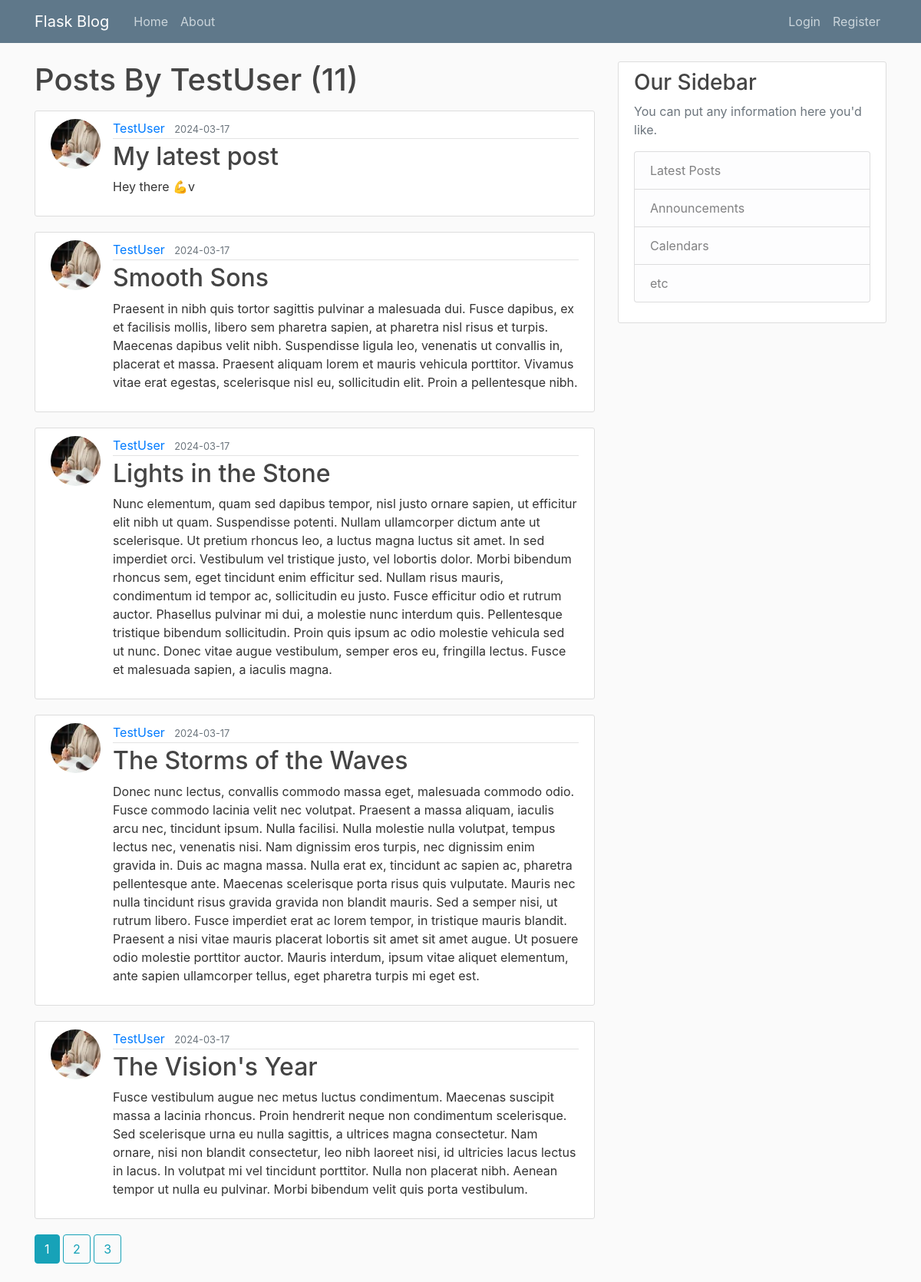
Page /user/TestUser on the committed database.
### flaskblog/models.py (models this page shows, shortened)
class User(db.Model, UserMixin):
    id = db.Column(db.Integer, primary_key=True)
    username = db.Column(db.String(20), unique=True, nullable=False)
    email = db.Column(db.String(120), unique=True, nullable=False)
    image_file = db.Column(db.String(20), nullable=False, default='default.jpg')
    password = db.Column(db.String(60), nullable=False)
    posts = db.relationship('Post', backref='author', lazy=True)

class Post(db.Model):
    id = db.Column(db.Integer, primary_key=True)
    title = db.Column(db.String(100), nullable=False)
    date_posted = db.Column(db.DateTime, nullable=False, default=datetime.utcnow)
    content = db.Column(db.Text, nullable=False)
    user_id = db.Column(db.Integer, db.ForeignKey('user.id'), nullable=False)

### flaskblog/users/routes.py (the view)
@users.route("/user/<string:username>")
def user_posts(username):
    page = request.args.get('page', 1, type=int)
    user = User.query.filter_by(username=username).first_or_404()
    posts = Post.query.filter_by(author=user)\
        .order_by(Post.date_posted.desc())\
        .paginate(page=page, per_page=5)
    return render_template('user_posts.html', posts=posts, user=user)

### flaskblog/templates/user_posts.html
{% extends "layout.html" %}
{% block content %}
   <h1 class="mb-3">Posts By {{ user.username }} ({{ posts.total }})</h1>
   {% for post in posts.items %}
       <article class="media content-section">
           <img class="rounded-circle article-img" src="{{ url_for('static', filename='profile_pics/' + post.author.image_file) }}">
          <div class="media-body">
            <div class="article-metadata">
              <a class="mr-2" href="{{ url_for('users.user_posts', username=post.author.username) }}">{{ post.author.username }}</a>
              <small class="text-muted">{{ post.date_posted.strftime('%Y-%m-%d') }}</small>
            </div>
            <h2><a class="article-title" href="{{ url_for('posts.post', post_id=post.id) }}">{{ post.title }}</a></h2>
            <p class="article-content">{{ post.content }}</p>
          </div>
       </article>
   {% endfor %}
   {% for page_num in posts.iter_pages(left_edge=1, right_edge=1, left_current=1, right_current=2) %}
       {% if page_num %}
           {% if posts.page == page_num %}
              <a class="btn btn-info mb-4" href="{{ url_for('users.user_posts', username=user.username,  page=page_num) }}">{{ page_num }}</a>
           {% else %}
              <a class="btn btn-outline-info mb-4" href="{{ url_for('main.home', username=user.username, page=page_num) }}">{{ page_num }}</a>
           {% endif %}
       {% else %}
         ...
       {% endif %}
   {% endfor %}
{% endblock content%}

### flaskblog/static/main.css (style rules this page uses)
body { background: #fafafa; color: #333333; margin-top: 5rem; }
h1, h2, h3, h4, h5, h6 { color: #444444; }
.content-section { background: #ffffff; padding: 10px 20px; border: 1px solid #dddddd; border-radius: 3px; margin-bottom: 20px; }
.article-title { color: #444444; }
.article-content { white-space: pre-line; }
.article-img { height: 65px; width: 65px; margin-right: 16px; }
.article-metadata { padding-bottom: 1px; margin-bottom: 4px; border-bottom: 1px solid #e3e3e3 }

### rows in the picture
User: username "TestUser"
Post: image_file (picture), author.username "TestUser", date_posted "2024-03-17", title "My latest post", content "Hey there 💪v"
Post: image_file (picture), author.username "TestUser", date_posted "2024-03-17", title "Smooth Sons", content "Praesent in nibh quis tortor sagittis pulvinar a malesuada dui. Fusce dapibus, ex et facilisis mollis, libero sem pharetra sapien, at pharetra nisl risus et turpis. Maecenas dapibus velit nibh. Suspendisse ligula leo, venenatis ut convallis in, placerat et massa. Praesent aliquam lorem et mauris vehicula porttitor. Vivamus vitae erat egestas, scelerisque nisl eu, sollicitudin elit. Proin a pellentesque nibh."
Post: image_file (picture), author.username "TestUser", date_posted "2024-03-17", title "Lights in the Stone", content "Nunc elementum, quam sed dapibus tempor, nisl justo ornare sapien, ut efficitur elit nibh ut quam. Suspendisse potenti. Nullam ullamcorper dictum ante ut scelerisque. Ut pretium rhoncus leo, a luctus magna luctus sit amet. In sed imperdiet orci. Vestibulum vel tristique justo, vel lobortis dolor. Morbi bibendum rhoncus sem, eget tincidunt enim efficitur sed. Nullam risus mauris, condimentum id tempor ac, sollicitudin eu justo. Fusce efficitur odio et rutrum auctor. Phasellus pulvinar mi dui, a molestie nunc interdum quis. Pellentesque tristique bibendum sollicitudin. Proin quis ipsum ac odio molestie vehicula sed ut nunc. Donec vitae augue vestibulum, semper eros eu, fringilla lectus. Fusce…"
Post: image_file (picture), author.username "TestUser", date_posted "2024-03-17", title "The Storms of the Waves", content "Donec nunc lectus, convallis commodo massa eget, malesuada commodo odio. Fusce commodo lacinia velit nec volutpat. Praesent a massa aliquam, iaculis arcu nec, tincidunt ipsum. Nulla facilisi. Nulla molestie nulla volutpat, tempus lectus nec, venenatis nisi. Nam dignissim eros turpis, nec dignissim enim gravida in. Duis ac magna massa. Nulla erat ex, tincidunt ac sapien ac, pharetra pellentesque ante. Maecenas scelerisque porta risus quis vulputate. Mauris nec nulla tincidunt risus gravida gravida non blandit mauris. Sed a semper nisi, ut rutrum libero. Fusce imperdiet erat ac lorem tempor, in tristique mauris blandit. Praesent a nisi vitae mauris placerat lobortis sit amet sit amet augue.…"
Post: image_file (picture), author.username "TestUser", date_posted "2024-03-17", title "The Vision's Year", content "Fusce vestibulum augue nec metus luctus condimentum. Maecenas suscipit massa a lacinia rhoncus. Proin hendrerit neque non condimentum scelerisque. Sed scelerisque urna eu nulla sagittis, a ultrices magna consectetur. Nam ornare, nisi non blandit consectetur, leo nibh laoreet nisi, id ultricies lacus lectus in lacus. In volutpat mi vel tincidunt porttitor. Nulla non placerat nibh. Aenean tempor ut nulla eu pulvinar. Morbi bibendum velit quis porta vestibulum."

### other values in the picture
{{ posts.total }} "11"
{{ page_num }} "1"
{{ page_num }} "2" "3"
